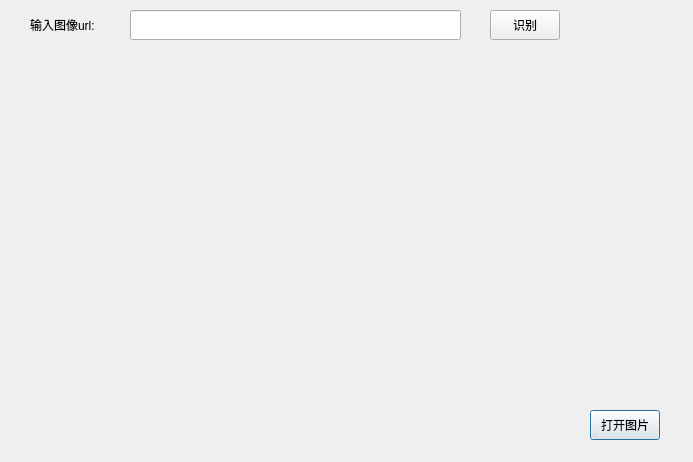
<?xml version="1.0" encoding="UTF-8"?>
<ui version="4.0">
 <class>Dialog</class>
 <widget class="QDialog" name="Dialog">
  <property name="geometry">
   <rect>
    <x>0</x>
    <y>0</y>
    <width>693</width>
    <height>462</height>
   </rect>
  </property>
  <property name="windowTitle">
   <string>FACE RECOGNISE</string>
  </property>
  <property name="windowIcon">
   <iconset>
    <normaloff>data/timg.jpeg</normaloff>data/timg.jpeg</iconset>
  </property>
  <widget class="QPushButton" name="pushButton_open">
   <property name="geometry">
    <rect>
     <x>590</x>
     <y>410</y>
     <width>70</width>
     <height>30</height>
    </rect>
   </property>
   <property name="text">
    <string>打开图片</string>
   </property>
  </widget>
  <widget class="QLabel" name="label_input">
   <property name="geometry">
    <rect>
     <x>10</x>
     <y>70</y>
     <width>310</width>
     <height>310</height>
    </rect>
   </property>
   <property name="text">
    <string/>
   </property>
  </widget>
  <widget class="QLabel" name="label_result">
   <property name="geometry">
    <rect>
     <x>10</x>
     <y>410</y>
     <width>511</width>
     <height>30</height>
    </rect>
   </property>
   <property name="text">
    <string/>
   </property>
  </widget>
  <widget class="QLabel" name="label_output">
   <property name="geometry">
    <rect>
     <x>339</x>
     <y>70</y>
     <width>341</width>
     <height>310</height>
    </rect>
   </property>
   <property name="text">
    <string/>
   </property>
  </widget>
  <widget class="QLineEdit" name="lineEdit_url">
   <property name="geometry">
    <rect>
     <x>130</x>
     <y>10</y>
     <width>331</width>
     <height>30</height>
    </rect>
   </property>
  </widget>
  <widget class="QLabel" name="label_4">
   <property name="geometry">
    <rect>
     <x>30</x>
     <y>10</y>
     <width>91</width>
     <height>30</height>
    </rect>
   </property>
   <property name="text">
    <string>输入图像url: </string>
   </property>
  </widget>
  <widget class="QPushButton" name="pushButton_recog">
   <property name="geometry">
    <rect>
     <x>490</x>
     <y>10</y>
     <width>70</width>
     <height>30</height>
    </rect>
   </property>
   <property name="text">
    <string>识别</string>
   </property>
  </widget>
 </widget>
 <resources/>
 <connections>
  <connection>
   <sender>pushButton_open</sender>
   <signal>clicked()</signal>
   <receiver>Dialog</receiver>
   <slot>openImage()</slot>
   <hints>
    <hint type="sourcelabel">
     <x>323</x>
     <y>270</y>
    </hint>
    <hint type="destinationlabel">
     <x>380</x>
     <y>264</y>
    </hint>
   </hints>
  </connection>
  <connection>
   <sender>pushButton_recog</sender>
   <signal>clicked()</signal>
   <receiver>Dialog</receiver>
   <slot>recognise()</slot>
   <hints>
    <hint type="sourcelabel">
     <x>525</x>
     <y>30</y>
    </hint>
    <hint type="destinationlabel">
     <x>614</x>
     <y>30</y>
    </hint>
   </hints>
  </connection>
 </connections>
 <slots>
  <slot>openImage()</slot>
  <slot>recognise()</slot>
 </slots>
</ui>
